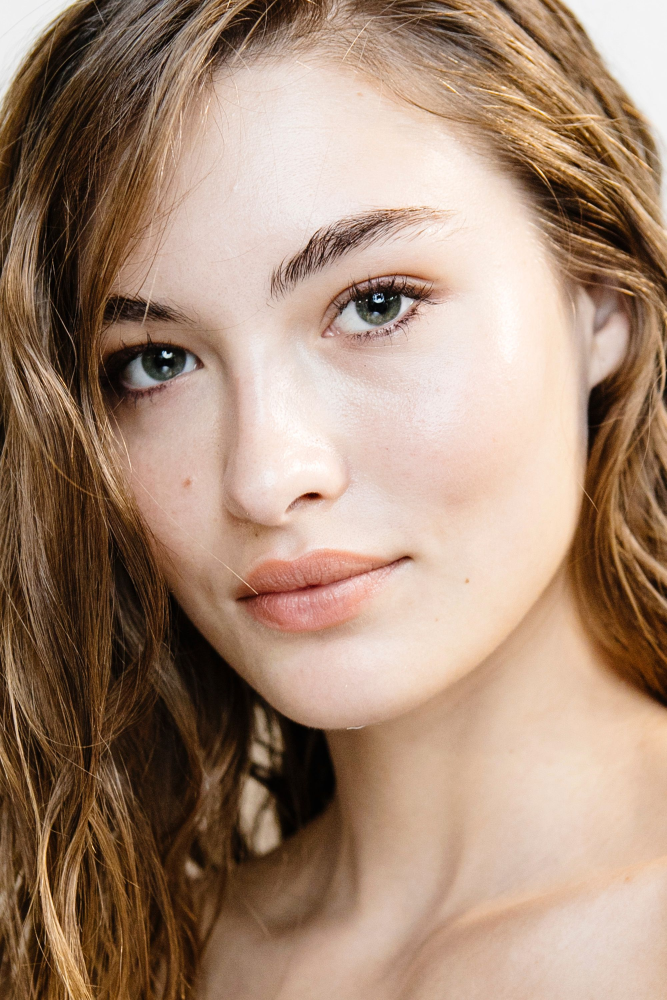
#> input picture sample0.jpg, 2000 x 3000 px, given in place of 0001.mp4, which was not available (shown at 1/3 size)
$ python test1_background_detection.py
#> lines starting #> are read from the running program, lines starting #| are printed output that depends on the picture; pictures that were not available may be replaced by others from this repository, and a replacement may not be noted
# from __future__ import print_function
import cv2
import argparse
import math
import numpy as np


# [33 lines left out: function main, not called in this run]


def dist(A, B):
    return math.sqrt((A[0] - B[0]) ** 2 + (A[1] - B[1]) ** 2)


# [63 lines left out: functions findCorners, findCenter, check_if_close, make_cnt_datadict, not called in this run]

def app(camera_device=0):
    # camera_device = args.camera
    # camera_device = 0
    # -- 2. Read the video stream
#> called with camera_device = 'test_videos\\0001.mp4'
    cap = cv2.VideoCapture(camera_device)
    if not cap.isOpened:
        print('--(!)Error opening video capture')
        exit(0)

    first_frame = None
    nonmoving_cnts = []
    prev_contours = None
    while True:
        ret, frame = cap.read()
#> frame is the input picture: shape (3000, 2000, 3); mean B, G, R 118.6, 138.4, 166.3
        if frame is None:
            print('--(!) No captured frame -- Break!')
            break

        gray = cv2.cvtColor(frame, cv2.COLOR_BGR2GRAY)
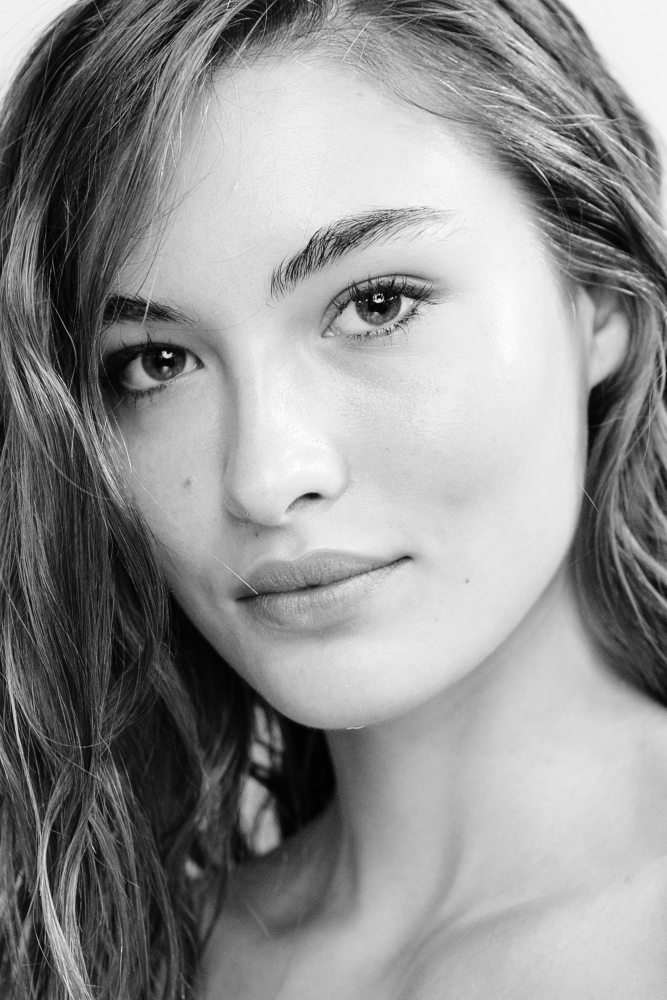
#> gray: shape (3000, 2000) (shown at 1/3 size); min 0, max 255, mean 144.5
        gray = cv2.GaussianBlur(gray, (11, 11), 1.1)
        if first_frame is None:
            first_frame = gray
            height, width = frame.shape[:2]
#> height = 3000; width = 2000
        delta_frame = cv2.absdiff(first_frame, gray)
#> delta_frame: shape (3000, 2000); every value is 0
        # delta_frame = cv2.GaussianBlur(delta_frame, (11, 11), 1.8)
        # print(delta_frame.dtype)
        # delta_frame = (delta_frame * 2.5).astype(delta_frame.dtype)
        thresh_frame = cv2.threshold(delta_frame, 60, 255, cv2.THRESH_BINARY)[1]
        cnts = cv2.findContours(thresh_frame.copy(), cv2.RETR_TREE, cv2.CHAIN_APPROX_NONE)  # _SIMPLE
#> cnts = 0 contours

        hier = cnts[1]
        cnts = cnts[0]
#> cnts = []
        if not prev_contours:
            prev_contours = []
            for i, contour in enumerate(cnts):
                if hier[0][i][2] == -1 and 50 < cv2.contourArea(contour) < 2600:
                    # minX, minY, maxX, maxY = findCorners(contour)
                    x, y, w, h = cv2.boundingRect(contour)
                    cp = findCenter(contour)
                    if not ((dist((x, y), (x, y + h)) > 150 and dist((x, y), (x + w, y)) < 15) or (
                            dist((x, y), (x, y + h)) < 15 and dist((x, y), (x + w, y)) > 150)):
                        prev_contours.append(make_cnt_datadict(contour))
#> this loop made 0 passes
#> after the loop, prev_contours = []
            continue
        curent_non_moving_contours = []
        distances = []
        to_append = []
        indexes = []
        for i, contour in enumerate(cnts):
            # [5 lines of commented-out code are left out]
            if hier[0][i][2] == -1 and 100 < cv2.contourArea(contour) < 2600:
                # minX, minY, maxX, maxY = findCorners(contour)
                x, y, w, h = cv2.boundingRect(contour)
                cp= findCenter(contour)
                if not ((dist((x, y), (x, y + h)) > 200 and dist((x, y), (x + w, y)) < 15) or (
                        dist((x, y), (x, y + h)) < 25 and dist((x, y), (x + w, y)) > 200) or
                        (dist((x, y), (x, y + h)) > 200 and dist((x, y), (x + w, y)) > 200)):
                    cv2.circle(frame, (x, y), 5, (0, 255, 0), 2)
                    cv2.rectangle(frame, (x, y), (x + w, y + h), (0, 255, 0), 2)
                    cv2.drawContours(frame, contour, -1, (0, 255, 0), 2)
                    cur_elem = make_cnt_datadict(contour)
                    for elem in nonmoving_cnts:
                        print(len(nonmoving_cnts))
                        if check_if_close(elem, cur_elem, 25):
                            elem['life'] += 1
                            indexes.append(nonmoving_cnts.index(elem))
                            # equals.append(elem)
                            # curent_non_moving_contours.remove(cur_elem)
                            break
                    else:
                        to_append.append(cur_elem)
        to_delete = []
        for i in range(len(nonmoving_cnts)):
            if nonmoving_cnts[i] in indexes:
                nonmoving_cnts[i]['life'] += 1
            else:
                nonmoving_cnts[i]['life'] -= 1
            if nonmoving_cnts[i]['life'] <= 0:
                to_delete.append(nonmoving_cnts[i])
        for elem in to_delete:
            nonmoving_cnts.remove(elem)
        nonmoving_cnts += to_append.copy()

        cv2.imshow('original', cv2.resize(frame, (0, 0), fx=0.5, fy=0.5))
        cv2.imshow('delta', cv2.resize(delta_frame, (0, 0), fx=0.5, fy=0.5))
        cv2.imshow('thresh', cv2.resize(thresh_frame, (0, 0), fx=0.5, fy=0.5))
        pressedKey = cv2.waitKey(1) & 0xFF

        # input()
        if pressedKey == ord('q'):
            cv2.destroyAllWindows()
            break

    print('=================================================')
    print(len(nonmoving_cnts))
    for elem in nonmoving_cnts:
        cv2.rectangle(first_frame, (elem['x'], elem['y']), (elem['x'] + elem['w'], elem['y'] + elem['h']), (0, 255, 0), 2)
    cv2.imshow('original', cv2.resize(first_frame, (0, 0), fx=0.5, fy=0.5))
    pressedKey = cv2.waitKey(0) & 0xFF
    if pressedKey == ord('q'):
        cv2.destroyAllWindows()


if __name__ == '__main__':
    app('test_videos\\0001.mp4')

$ run again, on sample1.jpg
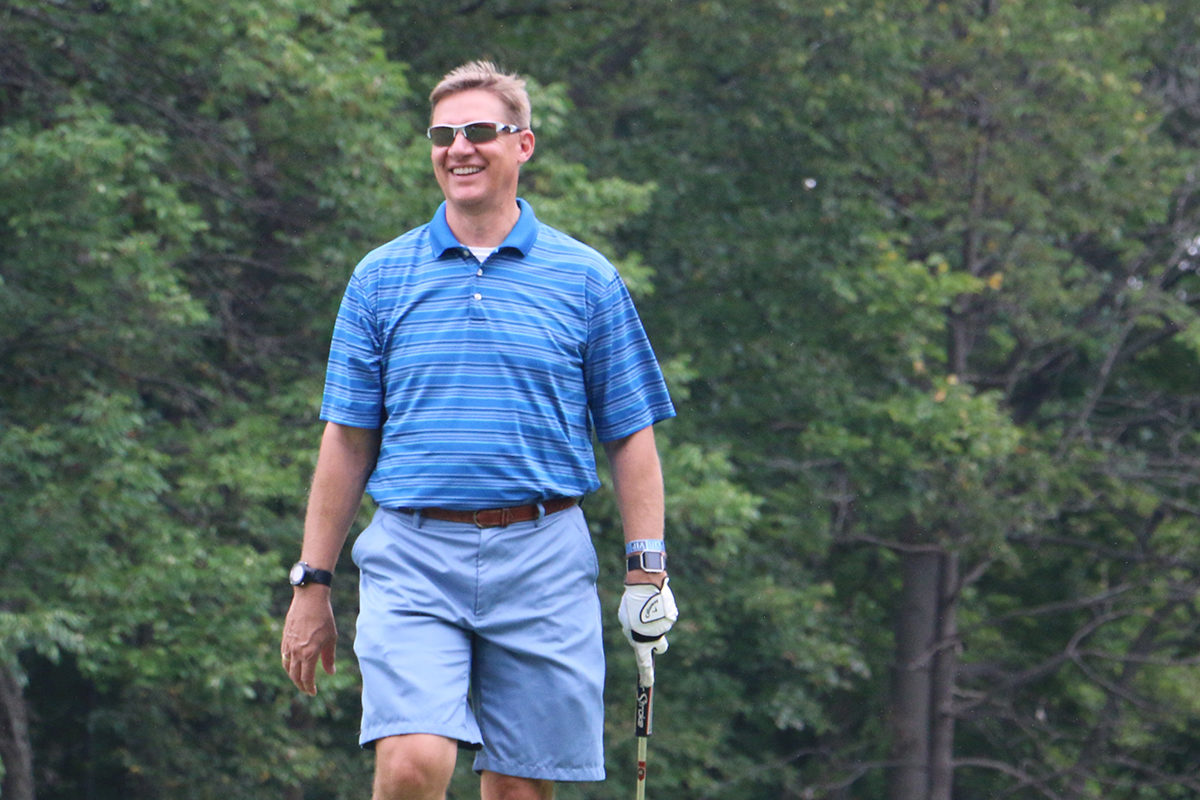
#> input picture sample1.jpg, 1200 x 800 px, given in place of 0001.mp4, which was not available
#> in app, frame is the input picture: shape (800, 1200, 3); mean B, G, R 95.7, 96.3, 79.5
#> in app, `gray = cv2.cvtColor(frame, cv2.COLOR_BGR2GRAY)`:
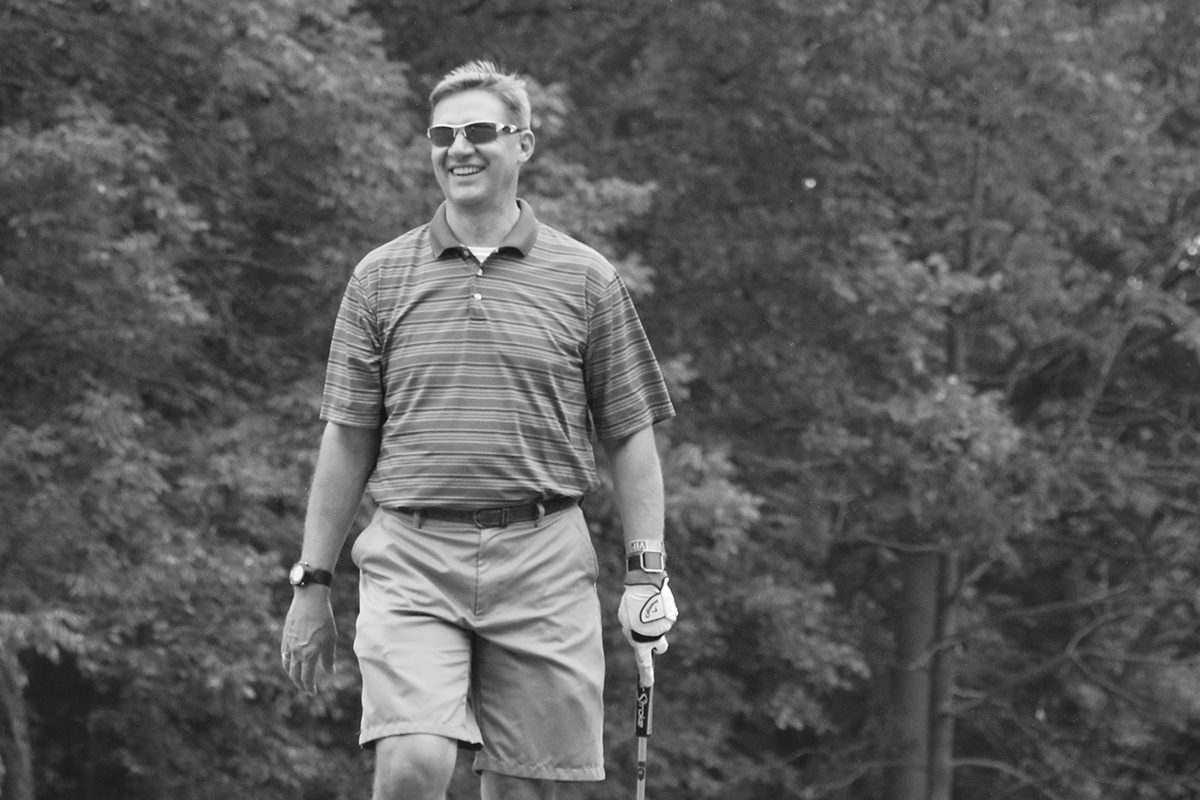
#> gray: shape (800, 1200); min 10, max 255, mean 91.2
#> delta_frame: shape (800, 1200); every value is 0
#> in app, `cnts = cv2.findContours(thresh_frame.copy(), cv2.RETR_TREE, cv2.CHAIN_..`: cnts = 0 contours
#> in app, `cnts = cnts[0]`: cnts = []

$ run again, on sample2.jpg
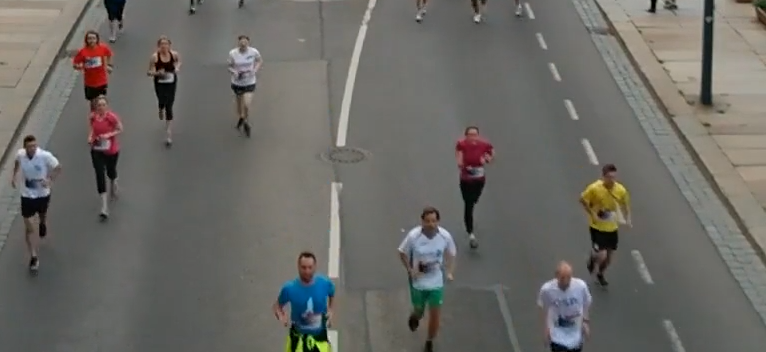
#> input picture sample2.jpg, 766 x 352 px, given in place of 0001.mp4, which was not available
#> in app, frame is the input picture: shape (352, 766, 3); mean B, G, R 100.8, 105.3, 106.5
#> in app, `gray = cv2.cvtColor(frame, cv2.COLOR_BGR2GRAY)`:
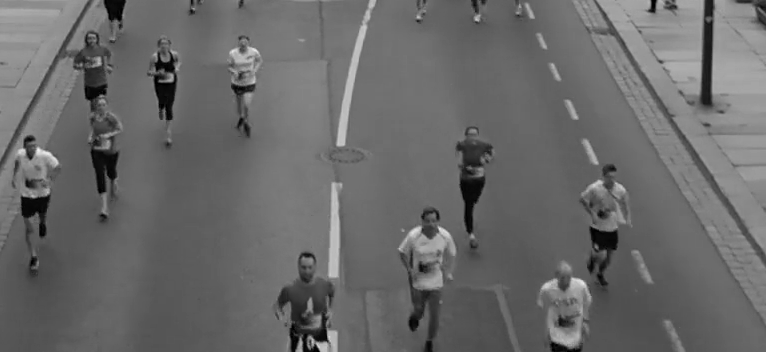
#> gray: shape (352, 766); min 0, max 239, mean 105.1
#> delta_frame: shape (352, 766); every value is 0
#> in app, `cnts = cv2.findContours(thresh_frame.copy(), cv2.RETR_TREE, cv2.CHAIN_..`: cnts = 0 contours
#> in app, `cnts = cnts[0]`: cnts = []
